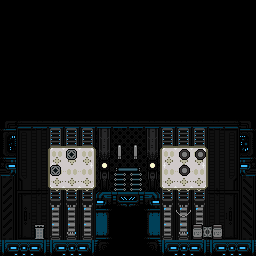

This is a level from a 2D game, rendered from its Tiled map with the project's own tilesets. A one-line summary and the map file follow, with tile-layer data summarised:
An orthogonal 16x16 tile map with 16x16 px tiles, 3 tile layers (wall, bg doodads, main), 2 tilesets and 2 objects (l_0, r_0).

<map version="1.0" orientation="orthogonal" renderorder="right-down" width="16" height="16" tilewidth="16" tileheight="16" nextobjectid="5">
 <properties>
  <property name="isStart" type="bool" value="true" />
 </properties>
 <tileset firstgid="1" source="../corpus.tsx" />
 <tileset firstgid="12097" source="../../connectors.tsx" />
 <layer name="wall" width="16" height="16">
  <data>[256 cells, 94 non-empty, 40 distinct tile ids]</data>
 </layer>
 <layer name="bg doodads" width="16" height="16">
  <data>[256 cells, 22 non-empty, 14 distinct tile ids]</data>
 </layer>
 <layer name="main" width="16" height="16">
  <data>[256 cells, 44 non-empty, 22 distinct tile ids]</data>
 </layer>
 <objectgroup name="connectors">
  <object id="2" type="l_0" gid="12101" x="0" y="176" width="16" height="16" />
  <object id="4" type="r_0" gid="12099" x="240" y="176" width="16" height="16" />
 </objectgroup>
</map>
